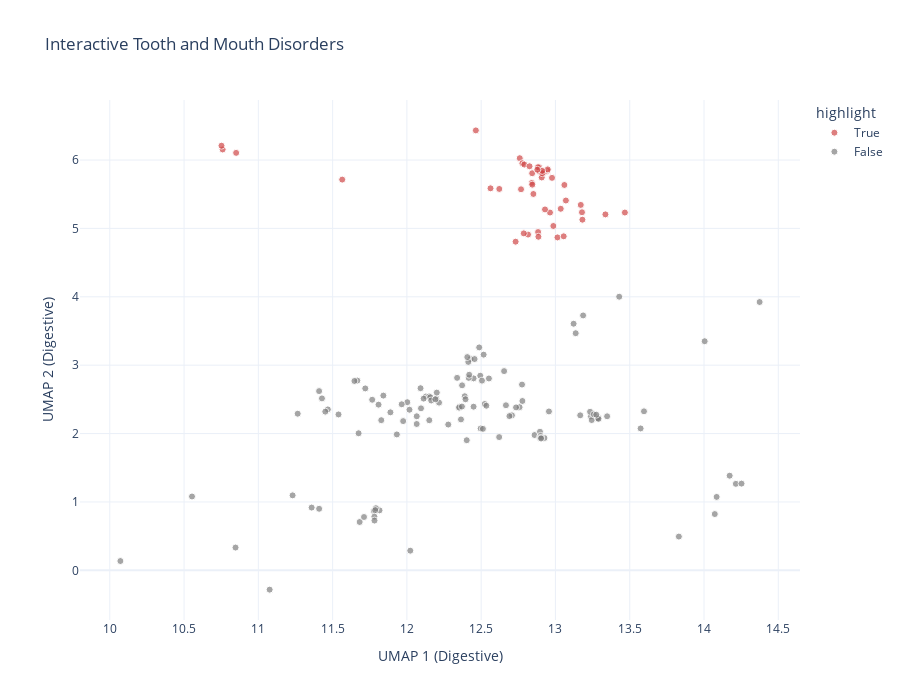

Here is the notebook cell this chart was saved with:
### Code cell
import plotly.express as px

# Add a column to differentiate "teeth" and "mouth" categories from others
local_embed_df['highlight'] = local_embed_df['category'].isin(['teeth', 'mouth'])

# Create the scatter plot
fig = px.scatter(
    local_embed_df,
    x='UMAP_1',
    y='UMAP_2',
    color='highlight',  # Highlight "teeth" and "mouth" points
    hover_data={'phenotype': True, 'category': True},  # Show phenotype and category on hover
    opacity=0.7,
    title="Interactive Tooth and Mouth Disorders",
    color_discrete_map={True: '#D04848', False: 'gray'},  # Highlight "teeth" and "mouth" in red, others in gray
)

# Customize layout
fig.update_traces(
    marker=dict(size=7, line=dict(width=1, color='white')),  # Marker styling
)

fig.update_layout(
    xaxis_title="UMAP 1 (Digestive)",
    yaxis_title="UMAP 2 (Digestive)",
    template="plotly_white",
    height=700,
    width=900,
)

# Show the interactive plot
fig.show()

### Figure 1 — Plotly figure (JSON) as saved in the notebook; plotly's stock layout.template omitted (floating-point values rounded to 4 significant figures; data arrays with more than 128 entries replaced by an {"elided": "..."} marker saying what was removed)
{"data": [{"customdata": [["Disorders of tooth development", "teeth"], ["Hereditary disturbances in tooth structure", "teeth"], ["Disturbances in tooth eruption", "teeth"], ["Diseases of hard tissues of teeth", "teeth"], ["Dental caries", "teeth"], ["Dental abrasion, erosion and attrition", "teeth"], ["Tooth complications likely association with other diseases", "teeth"], ["Diseases of pulp and periapical tissues", "teeth"], ["Pulpitis and necrosis of tooth pulp", "teeth"], ["Periapical abscess", "teeth"], ["Gingival and periodontal diseases", "teeth"], ["Gingivitis", "teeth"], ["Periodontitis (acute or chronic)", "teeth"], ["Acute periodontitis", "teeth"], ["Chronic periodontitis", "teeth"], ["Dentofacial anomalies, including malocclusion", "teeth"], ["Anomalies of tooth position/malocclusion", "teeth"], ["Other diseases of the teeth and supporting structures", "teeth"], ["Loss of teeth or edentulism", "teeth"], ["Atrophy of edentulous alveolar ridge", "teeth"], ["Diseases of the jaws", "teeth"], ["Cysts of the jaws", "teeth"], ["Anomalies of jaw size/symmetry", "teeth"], ["Temporomandibular joint disorders", "teeth"], ["Temporomandibular joint disorder, unspecified", "teeth"], ["Arthralgia/ankylosis of temporomandibular joint", "teeth"], ["Inflammatory conditions of jaw", "teeth"], ["Exostosis of jaw", "teeth"], ["Jaw disease NOS", "teeth"], ["Diseases of the salivary glands", "mouth"], ["Hypertrophy of salivary gland", "mouth"], ["Sialoadenitis", "mouth"], ["Disturbance of salivary secretion", "mouth"], ["Other specified diseases of the salivary glands", "mouth"], ["Diseases of the oral soft tissues, excluding lesions specific for gingiva and tongue", "mouth"], ["Stomatitis and mucositis", "mouth"], ["Stomatitis and mucositis (ulcerative)", "mouth"], ["Oral aphthae", "mouth"], ["Cellulitis and abscess of oral soft tissues", "mouth"], ["Cysts of oral soft tissues", "mouth"], ["Cyst of the salivary gland", "mouth"], ["Diseases of lips", "mouth"], ["Leukoplakia of oral mucosa", "mouth"], ["Sialolithiasis", "mouth"], ["Diseases and other conditions of the tongue", "mouth"], ["Glossitis", "mouth"], ["Glossodynia", "mouth"]], "hovertemplate": "highlight=True<br>UMAP_1=%{x}<br>UMAP_2=%{y}<br>phenotype=%{customdata[0]}<br>category=%{customdata[1]}<extra></extra>", "legendgroup": "True", "marker": {"color": "#D04848", "line": {"color": "white", "width": 1}, "opacity": 0.7, "size": 7, "symbol": "circle"}, "mode": "markers", "name": "True", "orientation": "v", "showlegend": true, "type": "scatter", "x": [12.84, 12.91, 12.91, 12.89, 12.95, 12.93, 12.92, 12.89, 12.88, 12.76, 12.95, 12.98, 12.78, 12.79, 12.83, 12.84, 12.84, 12.91, 12.91, 12.88, 12.77, 12.96, 12.85, 10.85, 10.76, 10.75, 12.56, 12.62, 11.56, 12.82, 13.01, 12.73, 12.88, 12.79, 13.06, 13.07, 12.93, 13.17, 12.46, 13.18, 13.06, 13.34, 13.47, 12.89, 13.18, 13.04, 12.99], "xaxis": "x", "y": [5.807, 5.787, 5.745, 5.833, 5.844, 5.828, 5.828, 5.896, 5.895, 6.027, 5.864, 5.74, 5.953, 5.934, 5.909, 5.665, 5.64, 5.807, 5.842, 5.858, 5.573, 5.232, 5.504, 6.105, 6.155, 6.21, 5.587, 5.577, 5.714, 4.91, 4.868, 4.806, 4.947, 4.928, 5.636, 5.408, 5.278, 5.344, 6.434, 5.128, 4.885, 5.205, 5.232, 4.878, 5.237, 5.287, 5.036], "yaxis": "y"}, {"customdata": {"elided": "119x2 str values"}, "hovertemplate": "highlight=False<br>UMAP_1=%{x}<br>UMAP_2=%{y}<br>phenotype=%{customdata[0]}<br>category=%{customdata[1]}<extra></extra>", "legendgroup": "False", "marker": {"color": "gray", "line": {"color": "white", "width": 1}, "opacity": 0.7, "size": 7, "symbol": "circle"}, "mode": "markers", "name": "False", "orientation": "v", "showlegend": true, "type": "scatter", "x": [12.49, 12.45, 12.09, 12.37, 12.42, 12.34, 12.42, 11.78, 12.51, 12.55, 12.78, 11.82, 11.43, 12.2, 11.79, 12.13, 12.15, 12.11, 12.16, 11.89, 12.22, 12.2, 12.16, 12.39, 12.19, 11.97, 12.52, 12.02, 10.85, 12.45, 12.67, 12.39, 12.02, 12.76, 12.73, 12.78, 12.86, 12.93, 12.9, 12.9, 12.9, 12.9, 12.9, 11.84, 11.67, 12.0, 11.97, 12.09, 12.07, 12.4, 12.07, 11.77, 11.65, 11.93, 12.62, 11.83, 12.15, 12.36, 12.28, 11.41, 11.47, 11.45, 12.35, 12.35, 12.37, 11.54, 12.53, 11.81, 14.17, 11.26, 14.0, 14.37, 12.5, 12.71, 12.51, 12.69, 11.72, 11.67, 12.43, 12.46, 12.41, 12.65, 12.52, 10.55, 11.23, 12.96, 12.41, 10.07, 11.41, 12.49, 11.08, 14.07, 14.09, 13.83, 13.29, 13.29, 13.24, 13.28, 13.57, 13.24, 13.23, 13.26, 13.35, 13.29, 13.17, 13.27, 14.21, 13.19, 13.14, 13.12, 13.43, 11.79, 11.78, 11.78, 11.68, 11.71, 13.6, 11.36, 14.25], "xaxis": "x", "y": [2.846, 2.807, 2.663, 2.706, 2.814, 2.815, 2.86, 0.8663, 2.774, 2.806, 2.716, 0.877, 2.515, 2.513, 0.9091, 2.543, 2.544, 2.511, 2.531, 2.31, 2.452, 2.599, 2.484, 2.546, 2.501, 2.182, 2.432, 2.349, 0.3328, 2.393, 2.414, 2.501, 0.2873, 2.387, 2.383, 2.476, 1.978, 1.935, 2.027, 1.943, 1.966, 1.94, 1.928, 2.555, 2.775, 2.459, 2.428, 2.369, 2.253, 1.903, 2.14, 2.494, 2.769, 1.987, 1.948, 2.196, 2.195, 2.207, 2.132, 2.621, 2.353, 2.321, 2.393, 2.379, 2.395, 2.279, 2.407, 2.423, 1.384, 2.29, 3.35, 3.924, 2.074, 2.267, 2.069, 2.255, 2.66, 2.005, 3.09, 3.09, 3.048, 2.914, 3.154, 1.08, 1.096, 2.324, 3.118, 0.136, 0.8998, 3.26, -0.2823, 0.823, 1.074, 0.4933, 2.222, 2.228, 2.251, 2.226, 2.075, 2.197, 2.319, 2.281, 2.253, 2.216, 2.267, 2.276, 1.265, 3.728, 3.468, 3.606, 4.001, 0.8799, 0.7852, 0.7276, 0.7069, 0.7797, 2.325, 0.9177, 1.268], "yaxis": "y"}], "layout": {"height": 700, "legend": {"title": {"text": "highlight"}, "tracegroupgap": 0}, "title": {"text": "Interactive Tooth and Mouth Disorders"}, "width": 900, "xaxis": {"anchor": "y", "domain": [0, 1], "title": {"text": "UMAP 1 (Digestive)"}}, "yaxis": {"anchor": "x", "domain": [0, 1], "title": {"text": "UMAP 2 (Digestive)"}}}}
